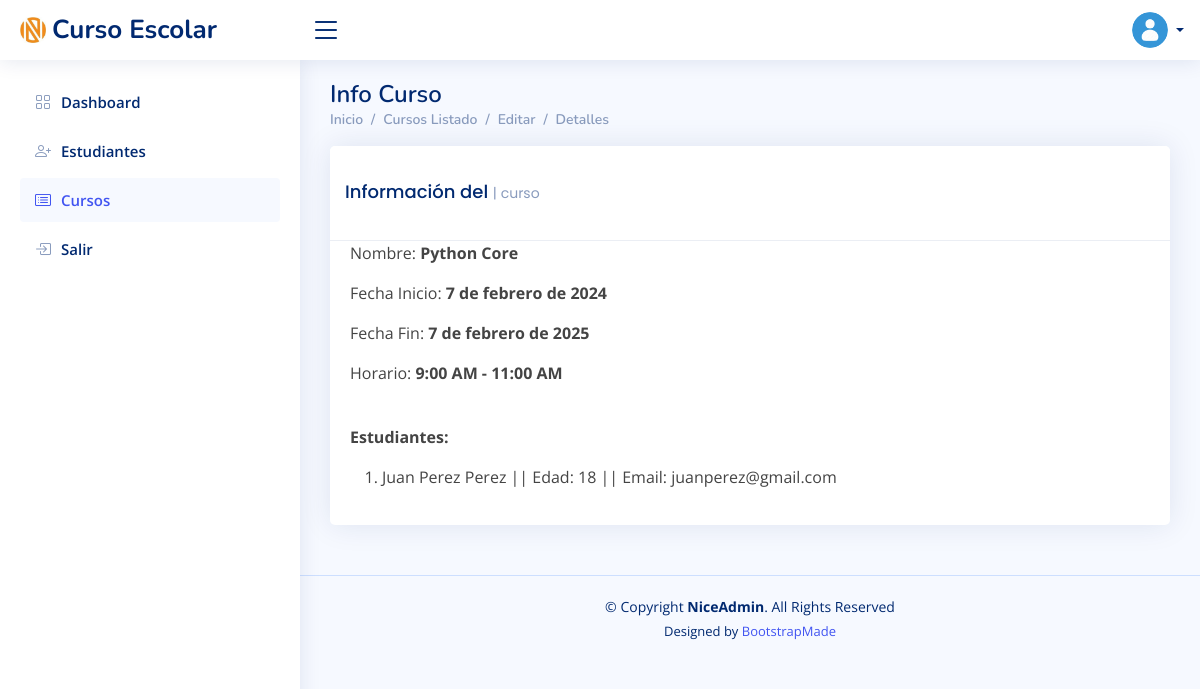
Before: /courses/detail/1/ (signed in) with the older database file.
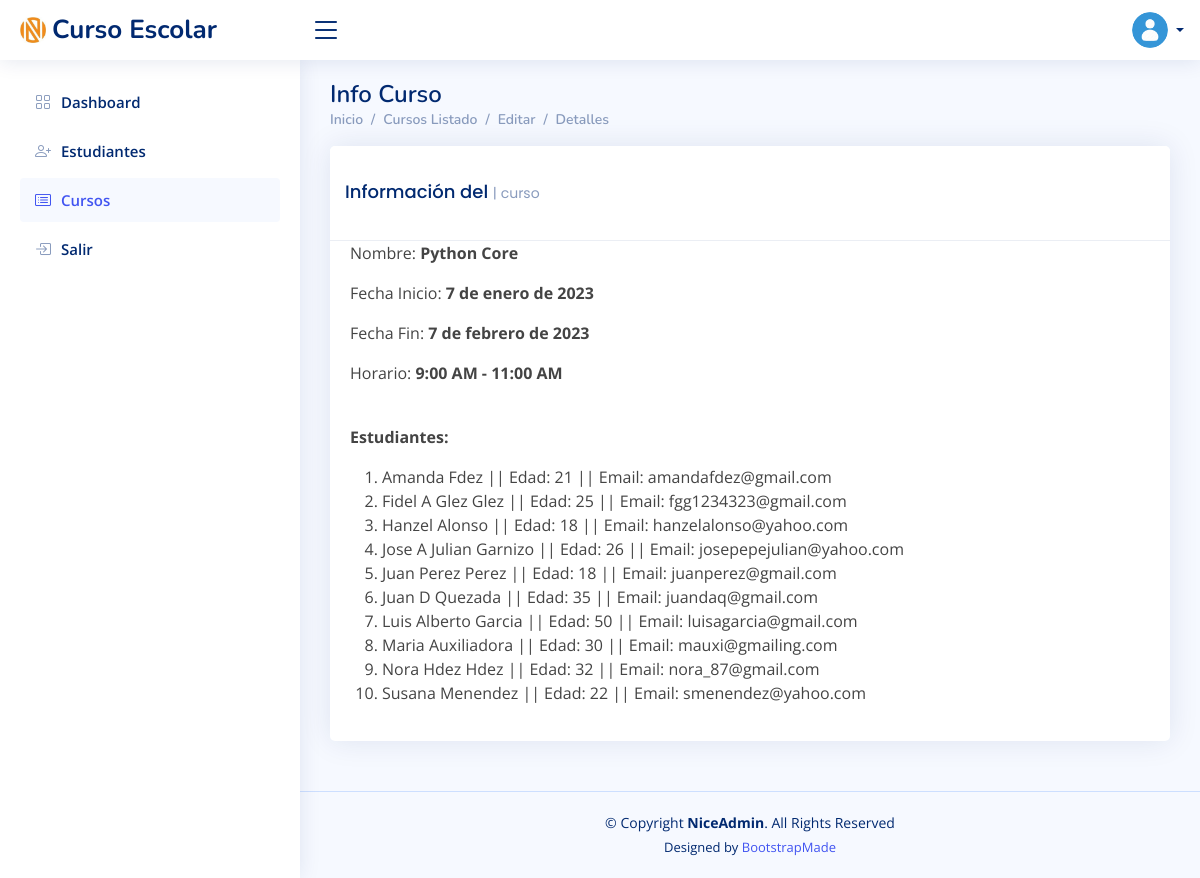
After: the same page with the newer database file.
### courses_students_app/models.py (models this page shows, shortened)
class Course(models.Model):
    SCHEDULE_LIST = (
        ("9_11", '9:00 AM - 11:00 AM',),
        ("11_13", '11:00 AM - 1:00 PM',),
        ("13_15", '1:00 PM - 3:00 PM',),
        ("15_17", '3:00 PM - 5:00 PM',),
        ("17_19", '5:00 PM - 7:00 PM',),
        ("19_21", '7:00 PM - 9:00 PM',),
    )
    name = models.CharField(verbose_name="Nombre", max_length=255)
    schedule = models.CharField(verbose_name="Horario", max_length=255, choices=SCHEDULE_LIST)
    start_date = models.DateTimeField(verbose_name="Fecha inicio")
    end_date = models.DateTimeField(verbose_name="Fecha fin")
    students = models.ManyToManyField(Student, verbose_name="Estudiantes", blank=True)
    class Meta:
        verbose_name = 'Curso'
        verbose_name_plural = 'Cursos'
        ordering = ('start_date',)

class Student(models.Model):
    name = models.CharField(verbose_name="Nombre", max_length=255, validators=[validate_name])
    lastname = models.CharField(verbose_name="Apellidos", max_length=255, validators=[validate_name])
    age = models.IntegerField(verbose_name="Edad", validators=[validate_age])
    email = models.EmailField(verbose_name="Correo electrónico", max_length=254)
    class Meta:
        verbose_name = 'Estudiante'
        verbose_name_plural = 'Estudiantes'
        ordering = ('name',)
    def __str__(self):
        return f"{self.name} {self.lastname}"
    def full_info(self):
        return self.__str__() + f" || Edad: {self.age} || Email: {self.email}"

### courses_students_app/views.py (the view)
# urls.py: path("courses/detail/<int:pk>/", login_required(views.courses_detail), name="courses_detail"),
def courses_detail(request, pk):
    course = Course.objects.get(pk=pk)
    return render(request, "courses_students_app/course/course_detail.html", {"course": course})

### templates/courses_students_app/course/course_detail.html
{% extends 'courses_students_app/course/course_list.html' %}
{% load static %}
{% block title %} Info Curso {% endblock %}
{% block breadcrumb %}
    {{block.super}}
    <li class="breadcrumb-item"><a href="{% url 'courses_update' course.pk %}">Editar</a></li>
    <li class="breadcrumb-item"><a href="{% url 'courses_detail' course.pk %}">Detalles</a></li>
{% endblock %}
{% block content %}
<div class="col-12">
    <div class="card recent-sales overflow-auto">
        <div class="card-header">
            <h3 class="card-title">Información del <span>| curso</span></h3>
        </div>
        <div class="card-body">
            <p>Nombre: <b>{{course.name}}</b></p>
            <p>Fecha Inicio: <b>{{course.start_date|date}}</b></p>
            <p>Fecha Fin: <b>{{course.end_date|date}}</b></p>
            <p>Horario: <b>{{course.get_schedule_display}}</b></p>
            <br>
            <p><b>Estudiantes:</b></p>
                <ol>
                {% for student in course.students.all %}
                <li>{{student.full_info}}</li>
                {% endfor %}
                </ol>
        </div>
    </div>
</div>
{% endblock %}

Changed rows visible on the page:
changed Course "Python Core": start_date "7 de febrero de 2024" → "7 de enero de 2023"; end_date "7 de febrero de 2025" → "7 de febrero de 2023"
added Student: full_info "Amanda Fdez || Edad: 21 || Email: amandafdez@gmail.com"
added Student: full_info "Fidel A Glez Glez || Edad: 25 || Email: fgg1234323@gmail.com"
now on this page (row edited): Student: full_info "Hanzel Alonso || Edad: 18 || Email: hanzelalonso@yahoo.com"
added Student: full_info "Jose A Julian Garnizo || Edad: 26 || Email: josepepejulian@yahoo.com"
added Student: full_info "Juan D Quezada || Edad: 35 || Email: juandaq@gmail.com"
added Student: full_info "Luis Alberto Garcia || Edad: 50 || Email: luisagarcia@gmail.com"
added Student: full_info "Maria Auxiliadora || Edad: 30 || Email: mauxi@gmailing.com"
added Student: full_info "Nora Hdez Hdez || Edad: 32 || Email: nora_87@gmail.com"
added Student: full_info "Susana Menendez || Edad: 22 || Email: smenendez@yahoo.com"
